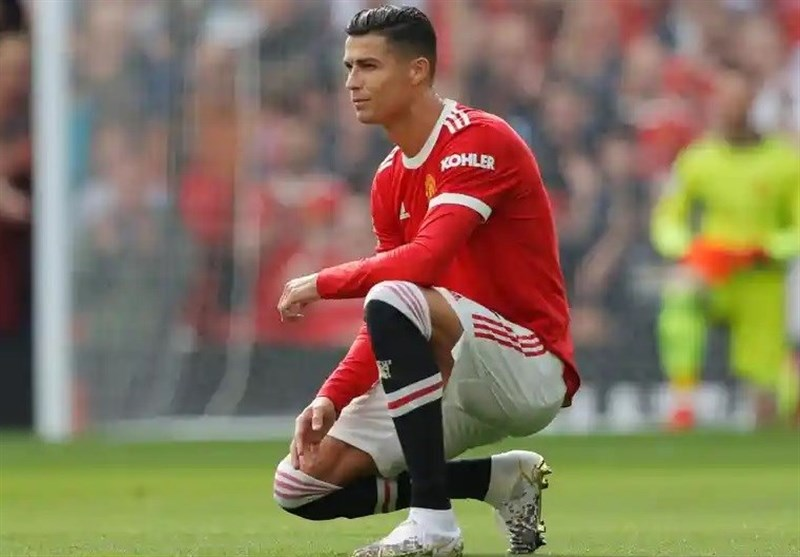
#> input picture Ronaldoo.jpg, 800 x 557 px
$ python Practice2_ImageProcessing.py
#> lines starting #> are read from the running program, lines starting #| are printed output that depends on the picture
import cv2

img=cv2.imread('Ronaldoo.jpg',0)
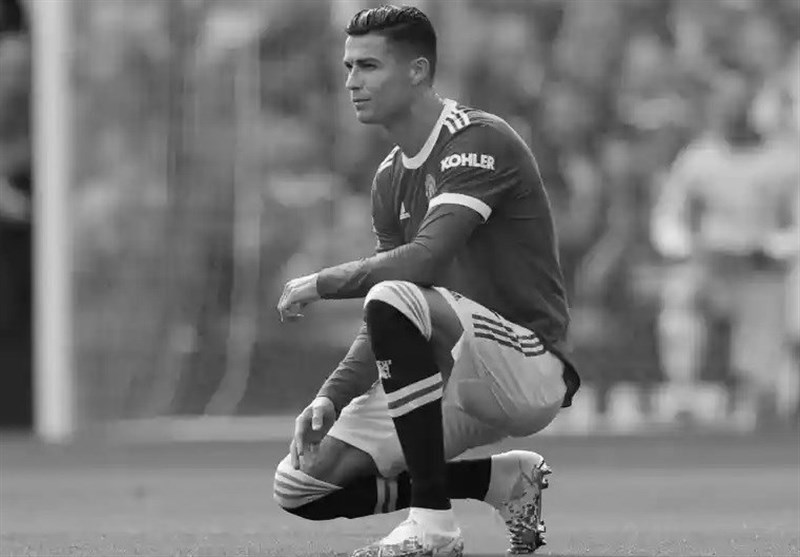
#> img: shape (557, 800); min 0, max 255, mean 119.4
height,width=img.shape
#> height = 557; width = 800
for i in range(height):
    for j in range(width):
        img[i,j]=255-img[i,j]
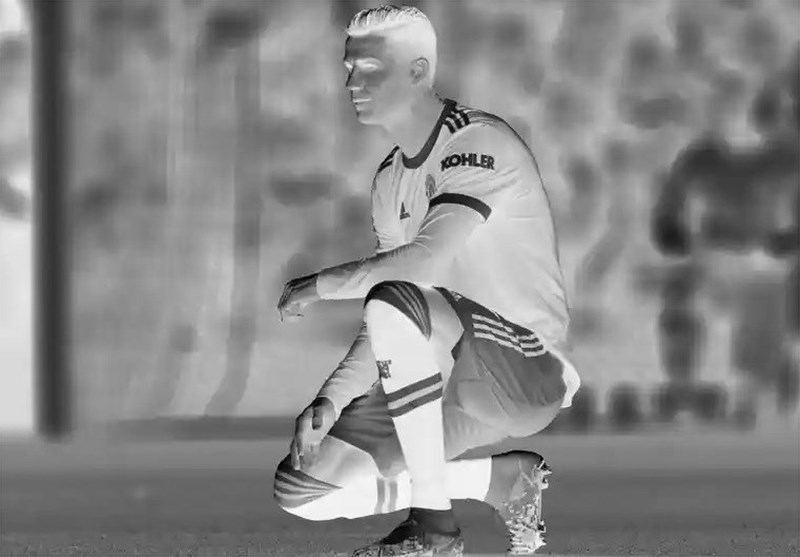
#> img: shape (557, 800); min 0, max 255, mean 135.6

cv2.imshow('CR7',img)
cv2.imwrite('Ronaldo.jpg',img)

cv2.waitKey()

$ run again, with oveisi.jpg copied over Ronaldoo.jpg
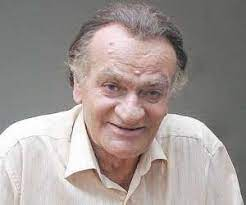
#> input picture oveisi.jpg, 246 x 205 px
#> `img=cv2.imread('Ronaldoo.jpg',0)`:
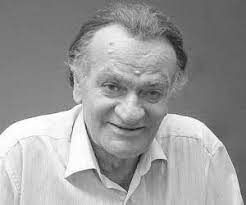
#> img: shape (205, 246); min 18, max 255, mean 153
#> after the loop `for i in range(height):`:
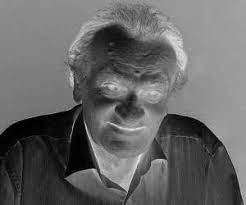
#> img: shape (205, 246); min 0, max 237, mean 102
